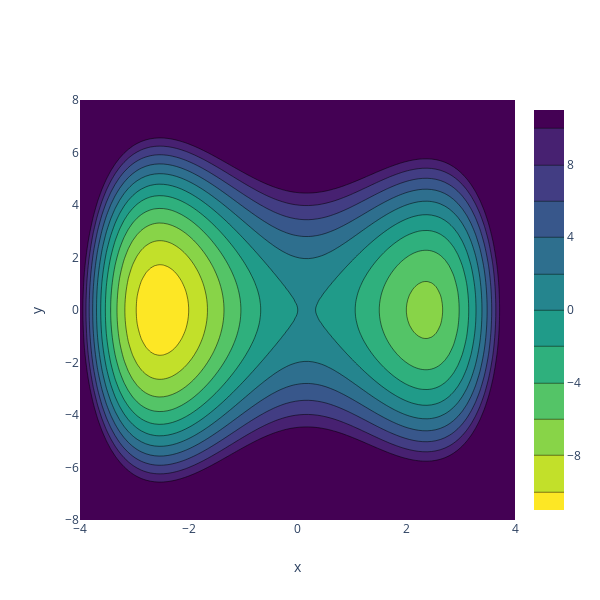

Source (notebook cell):
### Markdown cell above
We can plot this energy landscape as is done in Fig. 2 of Noe et al:

### Code cell
x_illustrate = np.linspace(-4,4,100)
y_illustrate = np.linspace(-8,8,100)
xx, yy = np.meshgrid(x_illustrate, y_illustrate, sparse=True)
E_illustrate = E(xx,yy)

fig = go.Figure(data =
    go.Contour(
        z=E_illustrate,
        x=x_illustrate, 
        y=y_illustrate,
        reversescale = True,
        colorscale = "viridis",
        contours=dict(
            start=-10,
            end=10,
            size=2,
        ),
    ))

fig.update_layout(
    xaxis_title="x",
    yaxis_title="y",
    width=600,
    height=600,
    xaxis = dict(
        tickmode = 'linear',
        tick0 = -4,
        dtick = 2
    )
)

fig.show()

### Figure 1 — Plotly figure (JSON) as saved in the notebook; plotly's stock layout.template omitted (floating-point values rounded to 4 significant figures; data arrays with more than 128 entries replaced by an {"elided": "..."} marker saying what was removed)
{"data": [{"colorscale": [[0, "#440154"], [0.1111, "#482878"], [0.2222, "#3e4989"], [0.3333, "#31688e"], [0.4444, "#26828e"], [0.5556, "#1f9e89"], [0.6667, "#35b779"], [0.7778, "#6ece58"], [0.8889, "#b5de2b"], [1, "#fde725"]], "contours": {"end": 10, "size": 2, "start": -10}, "reversescale": true, "type": "contour", "x": [-4, -3.919, -3.838, -3.758, -3.677, -3.596, -3.515, -3.434, -3.354, -3.273, -3.192, -3.111, -3.03, -2.949, -2.869, -2.788, -2.707, -2.626, -2.545, -2.465, -2.384, -2.303, -2.222, -2.141, -2.061, -1.98, -1.899, -1.818, -1.737, -1.657, -1.576, -1.495, -1.414, -1.333, -1.253, -1.172, -1.091, -1.01, -0.9293, -0.8485, -0.7677, -0.6869, -0.6061, -0.5253, -0.4444, -0.3636, -0.2828, -0.202, -0.1212, -0.0404, 0.0404, 0.1212, 0.202, 0.2828, 0.3636, 0.4444, 0.5253, 0.6061, 0.6869, 0.7677, 0.8485, 0.9293, 1.01, 1.091, 1.172, 1.253, 1.333, 1.414, 1.495, 1.576, 1.657, 1.737, 1.818, 1.899, 1.98, 2.061, 2.141, 2.222, 2.303, 2.384, 2.465, 2.545, 2.626, 2.707, 2.788, 2.869, 2.949, 3.03, 3.111, 3.192, 3.273, 3.354, 3.434, 3.515, 3.596, 3.677, 3.758, 3.838, 3.919, 4], "y": [-8, -7.838, -7.677, -7.515, -7.354, -7.192, -7.03, -6.869, -6.707, -6.545, -6.384, -6.222, -6.061, -5.899, -5.737, -5.576, -5.414, -5.253, -5.091, -4.929, -4.768, -4.606, -4.444, -4.283, -4.121, -3.96, -3.798, -3.636, -3.475, -3.313, -3.152, -2.99, -2.828, -2.667, -2.505, -2.343, -2.182, -2.02, -1.859, -1.697, -1.535, -1.374, -1.212, -1.051, -0.8889, -0.7273, -0.5657, -0.404, -0.2424, -0.08081, 0.08081, 0.2424, 0.404, 0.5657, 0.7273, 0.8889, 1.051, 1.212, 1.374, 1.535, 1.697, 1.859, 2.02, 2.182, 2.343, 2.505, 2.667, 2.828, 2.99, 3.152, 3.313, 3.475, 3.636, 3.798, 3.96, 4.121, 4.283, 4.444, 4.606, 4.768, 4.929, 5.091, 5.253, 5.414, 5.576, 5.737, 5.899, 6.061, 6.222, 6.384, 6.545, 6.707, 6.869, 7.03, 7.192, 7.354, 7.515, 7.677, 7.838, 8], "z": {"elided": "100x100 float values"}}], "layout": {"height": 600, "width": 600, "xaxis": {"dtick": 2, "tick0": -4, "tickmode": "linear", "title": {"text": "x"}}, "yaxis": {"title": {"text": "y"}}}}
